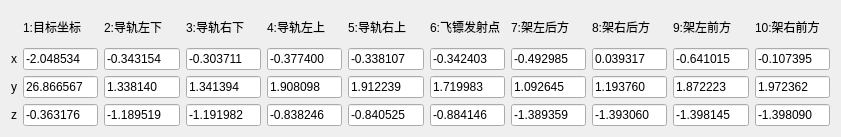
  <widget class="QWidget" name="layoutWidget">
   <property name="geometry">
    <rect>
     <x>0</x>
     <y>60</y>
     <width>841</width>
     <height>137</height>
    </rect>
   </property>
   <layout class="QGridLayout" name="gridLayout">
    <item row="0" column="13">
     <widget class="QLabel" name="setaLabel_7">
      <property name="text">
       <string>9:架左前方</string>
      </property>
     </widget>
    </item>
    <item row="3" column="13">
     <widget class="QLineEdit" name="rackLeftFrontCoordZLineEdit">
      <property name="text">
       <string>-1.398145</string>
      </property>
     </widget>
    </item>
    <item row="0" column="1">
     <widget class="QLabel" name="setaLabel_2">
      <property name="text">
       <string>1:目标坐标</string>
      </property>
     </widget>
    </item>
    <item row="1" column="0">
     <widget class="QLabel" name="setaLabel_12">
      <property name="text">
       <string>x</string>
      </property>
     </widget>
    </item>
    <item row="0" column="14">
     <widget class="QLabel" name="setaLabel_6">
      <property name="text">
       <string>10:架右前方</string>
      </property>
     </widget>
    </item>
    <item row="2" column="8">
     <widget class="QLineEdit" name="rackRightBackCoordYLineEdit">
      <property name="text">
       <string>1.193760</string>
      </property>
     </widget>
    </item>
    <item row="2" column="6">
     <widget class="QLineEdit" name="leadDartShootCoordYLineEdit">
      <property name="text">
       <string>1.719983</string>
      </property>
     </widget>
    </item>
    <item row="1" column="14">
     <widget class="QLineEdit" name="rackRightFrontCoordXLineEdit">
      <property name="text">
       <string>-0.107395</string>
      </property>
     </widget>
    </item>
    <item row="1" column="1">
     <widget class="QLineEdit" name="targetCoordXLineEdit">
      <property name="text">
       <string>-2.048534</string>
      </property>
     </widget>
    </item>
    <item row="3" column="14">
     <widget class="QLineEdit" name="rackRightFrontCoordZLineEdit">
      <property name="text">
       <string>-1.398090</string>
      </property>
     </widget>
    </item>
    <item row="2" column="0">
     <widget class="QLabel" name="setaLabel_13">
      <property name="text">
       <string>y</string>
      </property>
     </widget>
    </item>
    <item row="2" column="14">
     <widget class="QLineEdit" name="rackRightFrontCoordYLineEdit">
      <property name="text">
       <string>1.972362</string>
      </property>
     </widget>
    </item>
    <item row="1" column="2">
     <widget class="QLineEdit" name="leadLeftBackCoordXLineEdit">
      <property name="text">
       <string>-0.343154</string>
      </property>
     </widget>
    </item>
    <item row="0" column="6">
     <widget class="QLabel" name="setaLabel_10">
      <property name="text">
       <string>6:飞镖发射点</string>
      </property>
     </widget>
    </item>
    <item row="2" column="13">
     <widget class="QLineEdit" name="rackLeftFrontCoordYLineEdit">
      <property name="text">
       <string>1.872223</string>
      </property>
     </widget>
    </item>
    <item row="3" column="3">
     <widget class="QLineEdit" name="leadRightBackCoordZLineEdit">
      <property name="text">
       <string>-1.191982</string>
      </property>
     </widget>
    </item>
    <item row="3" column="2">
     <widget class="QLineEdit" name="leadLeftBackCoordZLineEdit">
      <property name="text">
       <string>-1.189519</string>
      </property>
     </widget>
    </item>
    <item row="1" column="4">
     <widget class="QLineEdit" name="leadLeftFrontCoordXLineEdit">
      <property name="text">
       <string>-0.377400</string>
      </property>
     </widget>
    </item>
    <item row="3" column="8">
     <widget class="QLineEdit" name="rackRightBackCoordZLineEdit">
      <property name="text">
       <string>-1.393060</string>
      </property>
     </widget>
    </item>
    <item row="3" column="1">
     <widget class="QLineEdit" name="targetCoordZLineEdit">
      <property name="text">
       <string>-0.363176</string>
      </property>
     </widget>
    </item>
    <item row="0" column="8">
     <widget class="QLabel" name="setaLabel_5">
      <property name="text">
       <string>8:架右后方</string>
      </property>
     </widget>
    </item>
    <item row="3" column="4">
     <widget class="QLineEdit" name="leadLeftFrontCoordZLineEdit">
      <property name="text">
       <string>-0.838246</string>
      </property>
     </widget>
    </item>
    <item row="1" column="5">
     <widget class="QLineEdit" name="leadRightFrontCoordXLineEdit">
      <property name="text">
       <string>-0.338107</string>
      </property>
     </widget>
    </item>
    <item row="2" column="3">
     <widget class="QLineEdit" name="leadRightBackCoordYLineEdit">
      <property name="text">
       <string>1.341394</string>
      </property>
     </widget>
    </item>
    <item row="2" column="7">
     <widget class="QLineEdit" name="rackLeftBackCoordYLineEdit">
      <property name="text">
       <string>1.092645</string>
      </property>
     </widget>
    </item>
    <item row="1" column="3">
     <widget class="QLineEdit" name="leadRightBackCoordXLineEdit">
      <property name="text">
       <string>-0.303711</string>
      </property>
     </widget>
    </item>
    <item row="2" column="2">
     <widget class="QLineEdit" name="leadLeftBackCoordYLineEdit">
      <property name="text">
       <string>1.338140</string>
      </property>
     </widget>
    </item>
    <item row="1" column="7">
     <widget class="QLineEdit" name="rackLeftBackCoordXLineEdit">
      <property name="text">
       <string>-0.492985</string>
      </property>
     </widget>
    </item>
    <item row="0" column="3">
     <widget class="QLabel" name="setaLabel_11">
      <property name="text">
       <string>3:导轨右下</string>
      </property>
     </widget>
    </item>
    <item row="2" column="5">
     <widget class="QLineEdit" name="leadRightFrontCoordYLineEdit">
      <property name="text">
       <string>1.912239</string>
      </property>
     </widget>
    </item>
    <item row="3" column="6">
     <widget class="QLineEdit" name="leadDartShootCoordZLineEdit">
      <property name="text">
       <string>-0.884146</string>
      </property>
     </widget>
    </item>
    <item row="2" column="4">
     <widget class="QLineEdit" name="leadLeftFrontCoordYLineEdit">
      <property name="text">
       <string>1.908098</string>
      </property>
     </widget>
    </item>
    <item row="1" column="8">
     <widget class="QLineEdit" name="rackRightBackCoordXLineEdit">
      <property name="text">
       <string>0.039317</string>
      </property>
     </widget>
    </item>
    <item row="2" column="1">
     <widget class="QLineEdit" name="targetCoordYLineEdit">
      <property name="text">
       <string>26.866567</string>
      </property>
     </widget>
    </item>
    <item row="0" column="4">
     <widget class="QLabel" name="setaLabel_8">
      <property name="text">
       <string>4:导轨左上</string>
      </property>
     </widget>
    </item>
    <item row="3" column="5">
     <widget class="QLineEdit" name="leadRightFrontCoordZLineEdit">
      <property name="text">
       <string>-0.840525</string>
      </property>
     </widget>
    </item>
    <item row="0" column="2">
     <widget class="QLabel" name="setaLabel_4">
      <property name="text">
       <string>2:导轨左下</string>
      </property>
     </widget>
    </item>
    <item row="3" column="7">
     <widget class="QLineEdit" name="rackLeftBackCoordZLineEdit">
      <property name="text">
       <string>-1.389359</string>
      </property>
     </widget>
    </item>
    <item row="1" column="6">
     <widget class="QLineEdit" name="leadDartShootCoordXLineEdit">
      <property name="text">
       <string>-0.342403</string>
      </property>
     </widget>
    </item>
    <item row="1" column="13">
     <widget class="QLineEdit" name="rackLeftFrontCoordXLineEdit">
      <property name="text">
       <string>-0.641015</string>
      </property>
     </widget>
    </item>
    <item row="0" column="5">
     <widget class="QLabel" name="setaLabel_9">
      <property name="text">
       <string>5:导轨右上</string>
      </property>
     </widget>
    </item>
    <item row="3" column="0">
     <widget class="QLabel" name="setaLabel_14">
      <property name="text">
       <string>z</string>
      </property>
     </widget>
    </item>
    <item row="0" column="7">
     <widget class="QLabel" name="setaLabel_3">
      <property name="text">
       <string>7:架左后方</string>
      </property>
     </widget>
    </item>
   </layout>
  </widget>
